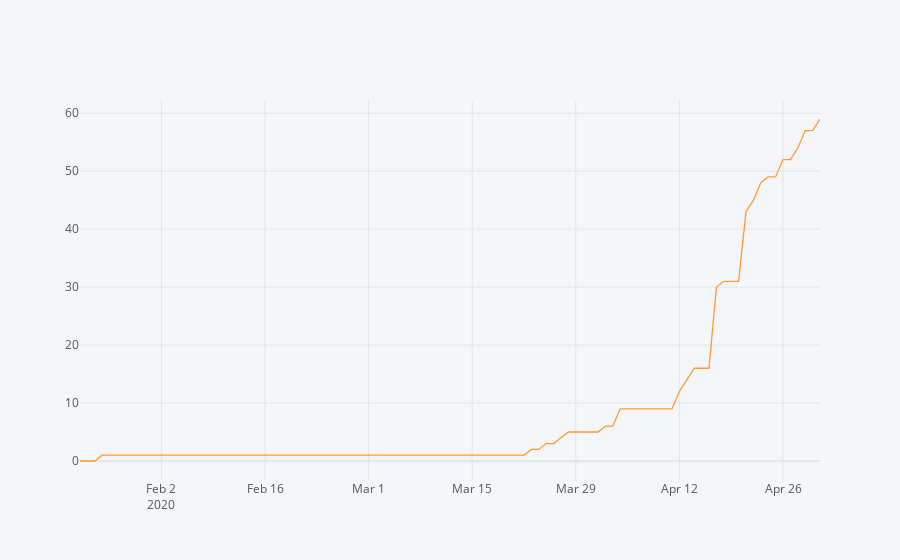

Notebook code for this chart:
### Code cell
df[['Nepal']].iplot()

### Figure 1 — Plotly figure (JSON) as saved in the notebook; plotly's stock layout.template omitted (floating-point values rounded to 4 significant figures)
{"data": [{"line": {"color": "rgba(255, 153, 51, 1.0)", "dash": "solid", "shape": "linear", "width": 1.3}, "mode": "lines", "name": "Nepal", "text": "", "type": "scatter", "x": ["2020-05-01", "2020-04-30", "2020-04-29", "2020-04-28", "2020-04-27", "2020-04-26", "2020-04-25", "2020-04-24", "2020-04-23", "2020-04-22", "2020-04-21", "2020-04-20", "2020-04-19", "2020-04-18", "2020-04-17", "2020-04-16", "2020-04-15", "2020-04-14", "2020-04-13", "2020-04-12", "2020-04-11", "2020-04-10", "2020-04-09", "2020-04-08", "2020-04-07", "2020-04-06", "2020-04-05", "2020-04-04", "2020-04-03", "2020-04-02", "2020-04-01", "2020-03-31", "2020-03-30", "2020-03-29", "2020-03-28", "2020-03-27", "2020-03-26", "2020-03-25", "2020-03-24", "2020-03-23", "2020-03-22", "2020-03-21", "2020-03-20", "2020-03-19", "2020-03-18", "2020-03-17", "2020-03-16", "2020-03-15", "2020-03-14", "2020-03-13", "2020-03-12", "2020-03-11", "2020-03-10", "2020-03-09", "2020-03-08", "2020-03-07", "2020-03-06", "2020-03-05", "2020-03-04", "2020-03-03", "2020-03-02", "2020-03-01", "2020-02-29", "2020-02-28", "2020-02-27", "2020-02-26", "2020-02-25", "2020-02-24", "2020-02-23", "2020-02-22", "2020-02-21", "2020-02-20", "2020-02-19", "2020-02-18", "2020-02-17", "2020-02-16", "2020-02-15", "2020-02-14", "2020-02-13", "2020-02-12", "2020-02-11", "2020-02-10", "2020-02-09", "2020-02-08", "2020-02-07", "2020-02-06", "2020-02-05", "2020-02-04", "2020-02-03", "2020-02-02", "2020-02-01", "2020-01-31", "2020-01-30", "2020-01-29", "2020-01-28", "2020-01-27", "2020-01-26", "2020-01-25", "2020-01-24", "2020-01-23", "2020-01-22"], "y": [59, 57, 57, 54, 52, 52, 49, 49, 48, 45, 43, 31, 31, 31, 30, 16, 16, 16, 14, 12, 9, 9, 9, 9, 9, 9, 9, 9, 6, 6, 5, 5, 5, 5, 5, 4, 3, 3, 2, 2, 1, 1, 1, 1, 1, 1, 1, 1, 1, 1, 1, 1, 1, 1, 1, 1, 1, 1, 1, 1, 1, 1, 1, 1, 1, 1, 1, 1, 1, 1, 1, 1, 1, 1, 1, 1, 1, 1, 1, 1, 1, 1, 1, 1, 1, 1, 1, 1, 1, 1, 1, 1, 1, 1, 1, 1, 1, 1, 0, 0, 0]}], "layout": {"legend": {"bgcolor": "#F5F6F9", "font": {"color": "#4D5663"}}, "paper_bgcolor": "#F5F6F9", "plot_bgcolor": "#F5F6F9", "title": {"font": {"color": "#4D5663"}}, "xaxis": {"gridcolor": "#E1E5ED", "showgrid": true, "tickfont": {"color": "#4D5663"}, "title": {"font": {"color": "#4D5663"}, "text": ""}, "zerolinecolor": "#E1E5ED"}, "yaxis": {"gridcolor": "#E1E5ED", "showgrid": true, "tickfont": {"color": "#4D5663"}, "title": {"font": {"color": "#4D5663"}, "text": ""}, "zerolinecolor": "#E1E5ED"}}}
